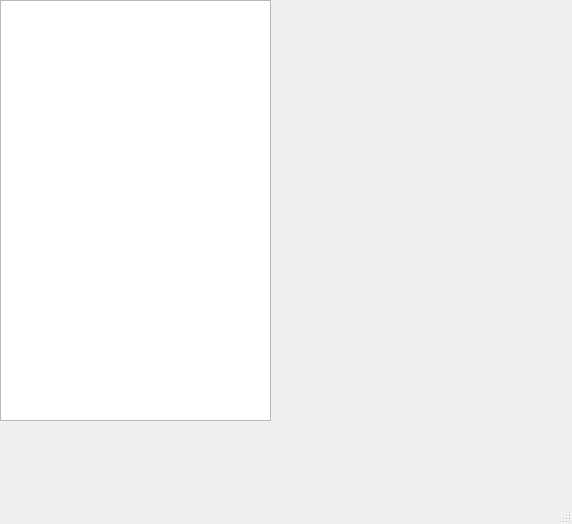
<?xml version="1.0" encoding="UTF-8"?>
<ui version="4.0">
 <class>MainWindow</class>
 <widget class="QMainWindow" name="MainWindow">
  <property name="geometry">
   <rect>
    <x>0</x>
    <y>0</y>
    <width>572</width>
    <height>524</height>
   </rect>
  </property>
  <property name="windowTitle">
   <string>MainWindow</string>
  </property>
  <widget class="QWidget" name="centralwidget">
   <widget class="QWidget" name="horizontalLayoutWidget">
    <property name="geometry">
     <rect>
      <x>0</x>
      <y>0</y>
      <width>271</width>
      <height>421</height>
     </rect>
    </property>
    <layout class="QHBoxLayout" name="horizontalLayout">
     <item>
      <widget class="QTextEdit" name="textEdit"/>
     </item>
    </layout>
   </widget>
   <widget class="QWidget" name="horizontalLayoutWidget_2">
    <property name="geometry">
     <rect>
      <x>280</x>
      <y>0</y>
      <width>291</width>
      <height>421</height>
     </rect>
    </property>
    <layout class="QHBoxLayout" name="horizontalLayout_2">
     <item>
      <widget class="QWidget" name="widget" native="true"/>
     </item>
    </layout>
   </widget>
  </widget>
  <widget class="QMenuBar" name="menubar">
   <property name="geometry">
    <rect>
     <x>0</x>
     <y>0</y>
     <width>572</width>
     <height>22</height>
    </rect>
   </property>
  </widget>
  <widget class="QStatusBar" name="statusbar"/>
 </widget>
 <resources/>
 <connections/>
</ui>
